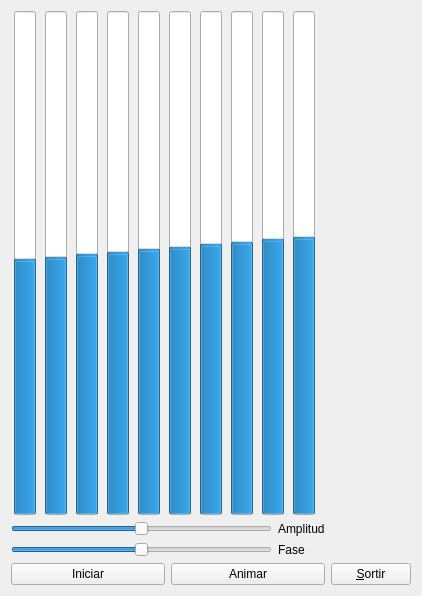
<?xml version="1.0" encoding="UTF-8"?>
<ui version="4.0">
 <class>MyForm</class>
 <widget class="QWidget" name="MyForm">
  <property name="geometry">
   <rect>
    <x>0</x>
    <y>0</y>
    <width>422</width>
    <height>596</height>
   </rect>
  </property>
  <property name="windowTitle">
   <string>Sinus</string>
  </property>
  <layout class="QHBoxLayout" name="horizontalLayout_4">
   <item>
    <layout class="QVBoxLayout" name="verticalLayout_4">
     <item>
      <layout class="QHBoxLayout" name="horizontalLayout_3">
       <item>
        <widget class="MyBar" name="progressBar">
         <property name="minimum">
          <number>-100</number>
         </property>
         <property name="value">
          <number>0</number>
         </property>
         <property name="textVisible">
          <bool>false</bool>
         </property>
         <property name="orientation">
          <enum>Qt::Vertical</enum>
         </property>
        </widget>
       </item>
       <item>
        <widget class="MyBar" name="progressBar_2">
         <property name="minimum">
          <number>-100</number>
         </property>
         <property name="value">
          <number>1</number>
         </property>
         <property name="textVisible">
          <bool>true</bool>
         </property>
         <property name="orientation">
          <enum>Qt::Vertical</enum>
         </property>
        </widget>
       </item>
       <item>
        <widget class="MyBar" name="progressBar_3">
         <property name="minimum">
          <number>-100</number>
         </property>
         <property name="value">
          <number>2</number>
         </property>
         <property name="textVisible">
          <bool>true</bool>
         </property>
         <property name="orientation">
          <enum>Qt::Vertical</enum>
         </property>
        </widget>
       </item>
       <item>
        <widget class="MyBar" name="progressBar_4">
         <property name="minimum">
          <number>-100</number>
         </property>
         <property name="value">
          <number>3</number>
         </property>
         <property name="textVisible">
          <bool>true</bool>
         </property>
         <property name="orientation">
          <enum>Qt::Vertical</enum>
         </property>
        </widget>
       </item>
       <item>
        <widget class="MyBar" name="progressBar_5">
         <property name="minimum">
          <number>-100</number>
         </property>
         <property name="value">
          <number>4</number>
         </property>
         <property name="textVisible">
          <bool>true</bool>
         </property>
         <property name="orientation">
          <enum>Qt::Vertical</enum>
         </property>
        </widget>
       </item>
       <item>
        <widget class="MyBar" name="progressBar_6">
         <property name="minimum">
          <number>-100</number>
         </property>
         <property name="value">
          <number>5</number>
         </property>
         <property name="textVisible">
          <bool>true</bool>
         </property>
         <property name="orientation">
          <enum>Qt::Vertical</enum>
         </property>
        </widget>
       </item>
       <item>
        <widget class="MyBar" name="progressBar_7">
         <property name="minimum">
          <number>-100</number>
         </property>
         <property name="value">
          <number>6</number>
         </property>
         <property name="textVisible">
          <bool>true</bool>
         </property>
         <property name="orientation">
          <enum>Qt::Vertical</enum>
         </property>
        </widget>
       </item>
       <item>
        <widget class="MyBar" name="progressBar_8">
         <property name="minimum">
          <number>-100</number>
         </property>
         <property name="value">
          <number>7</number>
         </property>
         <property name="textVisible">
          <bool>true</bool>
         </property>
         <property name="orientation">
          <enum>Qt::Vertical</enum>
         </property>
        </widget>
       </item>
       <item>
        <widget class="MyBar" name="progressBar_9">
         <property name="minimum">
          <number>-100</number>
         </property>
         <property name="value">
          <number>8</number>
         </property>
         <property name="textVisible">
          <bool>true</bool>
         </property>
         <property name="orientation">
          <enum>Qt::Vertical</enum>
         </property>
        </widget>
       </item>
       <item>
        <widget class="MyBar" name="progressBar_10">
         <property name="minimum">
          <number>-100</number>
         </property>
         <property name="value">
          <number>9</number>
         </property>
         <property name="textVisible">
          <bool>true</bool>
         </property>
         <property name="orientation">
          <enum>Qt::Vertical</enum>
         </property>
        </widget>
       </item>
      </layout>
     </item>
     <item>
      <layout class="QHBoxLayout" name="horizontalLayout">
       <item>
        <layout class="QVBoxLayout" name="verticalLayout_3">
         <item>
          <widget class="QSlider" name="horizontalSlider">
           <property name="maximum">
            <number>10</number>
           </property>
           <property name="value">
            <number>5</number>
           </property>
           <property name="orientation">
            <enum>Qt::Horizontal</enum>
           </property>
          </widget>
         </item>
         <item>
          <widget class="QSlider" name="horizontalSlider_2">
           <property name="minimum">
            <number>-5</number>
           </property>
           <property name="maximum">
            <number>5</number>
           </property>
           <property name="orientation">
            <enum>Qt::Horizontal</enum>
           </property>
          </widget>
         </item>
        </layout>
       </item>
       <item>
        <layout class="QVBoxLayout" name="verticalLayout_2">
         <item>
          <widget class="QLabel" name="label">
           <property name="text">
            <string>Amplitud</string>
           </property>
          </widget>
         </item>
         <item>
          <widget class="QLabel" name="label_2">
           <property name="text">
            <string>Fase</string>
           </property>
          </widget>
         </item>
        </layout>
       </item>
      </layout>
     </item>
     <item>
      <layout class="QHBoxLayout" name="horizontalLayout_2">
       <item>
        <widget class="QPushButton" name="pushButton_2">
         <property name="text">
          <string>Iniciar</string>
         </property>
        </widget>
       </item>
       <item>
        <widget class="QPushButton" name="pushButton_3">
         <property name="text">
          <string>Animar</string>
         </property>
        </widget>
       </item>
      </layout>
     </item>
    </layout>
   </item>
   <item>
    <layout class="QVBoxLayout" name="verticalLayout">
     <item>
      <spacer name="verticalSpacer">
       <property name="orientation">
        <enum>Qt::Vertical</enum>
       </property>
       <property name="sizeHint" stdset="0">
        <size>
         <width>20</width>
         <height>40</height>
        </size>
       </property>
      </spacer>
     </item>
     <item>
      <widget class="QPushButton" name="pushButton">
       <property name="text">
        <string>&amp;Sortir</string>
       </property>
      </widget>
     </item>
    </layout>
   </item>
  </layout>
 </widget>
 <customwidgets>
  <customwidget>
   <class>MyBar</class>
   <extends>QProgressBar</extends>
   <header location="global">MyBar.h</header>
   <slots>
    <slot>inici()</slot>
    <slot>amplitudchange(int)</slot>
    <slot>fasechange(int)</slot>
    <slot>tictac()</slot>
   </slots>
  </customwidget>
 </customwidgets>
 <resources/>
 <connections>
  <connection>
   <sender>horizontalSlider</sender>
   <signal>sliderMoved(int)</signal>
   <receiver>progressBar</receiver>
   <slot>amplitudchange(int)</slot>
   <hints>
    <hint type="sourcelabel">
     <x>127</x>
     <y>499</y>
    </hint>
    <hint type="destinationlabel">
     <x>22</x>
     <y>35</y>
    </hint>
   </hints>
  </connection>
  <connection>
   <sender>horizontalSlider_2</sender>
   <signal>sliderMoved(int)</signal>
   <receiver>progressBar</receiver>
   <slot>fasechange(int)</slot>
   <hints>
    <hint type="sourcelabel">
     <x>82</x>
     <y>525</y>
    </hint>
    <hint type="destinationlabel">
     <x>27</x>
     <y>62</y>
    </hint>
   </hints>
  </connection>
  <connection>
   <sender>pushButton_2</sender>
   <signal>clicked()</signal>
   <receiver>progressBar</receiver>
   <slot>inici()</slot>
   <hints>
    <hint type="sourcelabel">
     <x>104</x>
     <y>560</y>
    </hint>
    <hint type="destinationlabel">
     <x>18</x>
     <y>108</y>
    </hint>
   </hints>
  </connection>
  <connection>
   <sender>pushButton_3</sender>
   <signal>clicked()</signal>
   <receiver>progressBar</receiver>
   <slot>tictac()</slot>
   <hints>
    <hint type="sourcelabel">
     <x>290</x>
     <y>563</y>
    </hint>
    <hint type="destinationlabel">
     <x>33</x>
     <y>171</y>
    </hint>
   </hints>
  </connection>
  <connection>
   <sender>horizontalSlider</sender>
   <signal>sliderMoved(int)</signal>
   <receiver>progressBar_2</receiver>
   <slot>amplitudchange(int)</slot>
   <hints>
    <hint type="sourcelabel">
     <x>49</x>
     <y>504</y>
    </hint>
    <hint type="destinationlabel">
     <x>58</x>
     <y>234</y>
    </hint>
   </hints>
  </connection>
  <connection>
   <sender>horizontalSlider</sender>
   <signal>sliderMoved(int)</signal>
   <receiver>progressBar_3</receiver>
   <slot>amplitudchange(int)</slot>
   <hints>
    <hint type="sourcelabel">
     <x>94</x>
     <y>495</y>
    </hint>
    <hint type="destinationlabel">
     <x>94</x>
     <y>261</y>
    </hint>
   </hints>
  </connection>
  <connection>
   <sender>horizontalSlider</sender>
   <signal>sliderMoved(int)</signal>
   <receiver>progressBar_4</receiver>
   <slot>amplitudchange(int)</slot>
   <hints>
    <hint type="sourcelabel">
     <x>140</x>
     <y>501</y>
    </hint>
    <hint type="destinationlabel">
     <x>140</x>
     <y>426</y>
    </hint>
   </hints>
  </connection>
  <connection>
   <sender>horizontalSlider</sender>
   <signal>sliderMoved(int)</signal>
   <receiver>progressBar_5</receiver>
   <slot>amplitudchange(int)</slot>
   <hints>
    <hint type="sourcelabel">
     <x>175</x>
     <y>500</y>
    </hint>
    <hint type="destinationlabel">
     <x>171</x>
     <y>471</y>
    </hint>
   </hints>
  </connection>
  <connection>
   <sender>horizontalSlider</sender>
   <signal>sliderMoved(int)</signal>
   <receiver>progressBar_6</receiver>
   <slot>amplitudchange(int)</slot>
   <hints>
    <hint type="sourcelabel">
     <x>201</x>
     <y>500</y>
    </hint>
    <hint type="destinationlabel">
     <x>212</x>
     <y>470</y>
    </hint>
   </hints>
  </connection>
  <connection>
   <sender>horizontalSlider</sender>
   <signal>sliderMoved(int)</signal>
   <receiver>progressBar_7</receiver>
   <slot>amplitudchange(int)</slot>
   <hints>
    <hint type="sourcelabel">
     <x>239</x>
     <y>506</y>
    </hint>
    <hint type="destinationlabel">
     <x>244</x>
     <y>470</y>
    </hint>
   </hints>
  </connection>
  <connection>
   <sender>horizontalSlider</sender>
   <signal>sliderMoved(int)</signal>
   <receiver>progressBar_8</receiver>
   <slot>amplitudchange(int)</slot>
   <hints>
    <hint type="sourcelabel">
     <x>281</x>
     <y>502</y>
    </hint>
    <hint type="destinationlabel">
     <x>284</x>
     <y>478</y>
    </hint>
   </hints>
  </connection>
  <connection>
   <sender>horizontalSlider</sender>
   <signal>sliderMoved(int)</signal>
   <receiver>progressBar_9</receiver>
   <slot>amplitudchange(int)</slot>
   <hints>
    <hint type="sourcelabel">
     <x>311</x>
     <y>507</y>
    </hint>
    <hint type="destinationlabel">
     <x>324</x>
     <y>474</y>
    </hint>
   </hints>
  </connection>
  <connection>
   <sender>horizontalSlider</sender>
   <signal>sliderMoved(int)</signal>
   <receiver>progressBar_10</receiver>
   <slot>amplitudchange(int)</slot>
   <hints>
    <hint type="sourcelabel">
     <x>311</x>
     <y>494</y>
    </hint>
    <hint type="destinationlabel">
     <x>362</x>
     <y>475</y>
    </hint>
   </hints>
  </connection>
  <connection>
   <sender>horizontalSlider_2</sender>
   <signal>sliderMoved(int)</signal>
   <receiver>progressBar_2</receiver>
   <slot>fasechange(int)</slot>
   <hints>
    <hint type="sourcelabel">
     <x>22</x>
     <y>526</y>
    </hint>
    <hint type="destinationlabel">
     <x>62</x>
     <y>472</y>
    </hint>
   </hints>
  </connection>
  <connection>
   <sender>horizontalSlider_2</sender>
   <signal>sliderMoved(int)</signal>
   <receiver>progressBar_3</receiver>
   <slot>fasechange(int)</slot>
   <hints>
    <hint type="sourcelabel">
     <x>65</x>
     <y>527</y>
    </hint>
    <hint type="destinationlabel">
     <x>103</x>
     <y>435</y>
    </hint>
   </hints>
  </connection>
  <connection>
   <sender>horizontalSlider_2</sender>
   <signal>sliderMoved(int)</signal>
   <receiver>progressBar_4</receiver>
   <slot>fasechange(int)</slot>
   <hints>
    <hint type="sourcelabel">
     <x>110</x>
     <y>528</y>
    </hint>
    <hint type="destinationlabel">
     <x>142</x>
     <y>330</y>
    </hint>
   </hints>
  </connection>
  <connection>
   <sender>horizontalSlider_2</sender>
   <signal>sliderMoved(int)</signal>
   <receiver>progressBar_5</receiver>
   <slot>fasechange(int)</slot>
   <hints>
    <hint type="sourcelabel">
     <x>186</x>
     <y>528</y>
    </hint>
    <hint type="destinationlabel">
     <x>172</x>
     <y>318</y>
    </hint>
   </hints>
  </connection>
  <connection>
   <sender>horizontalSlider_2</sender>
   <signal>sliderMoved(int)</signal>
   <receiver>progressBar_6</receiver>
   <slot>fasechange(int)</slot>
   <hints>
    <hint type="sourcelabel">
     <x>191</x>
     <y>526</y>
    </hint>
    <hint type="destinationlabel">
     <x>215</x>
     <y>393</y>
    </hint>
   </hints>
  </connection>
  <connection>
   <sender>horizontalSlider_2</sender>
   <signal>sliderMoved(int)</signal>
   <receiver>progressBar_7</receiver>
   <slot>fasechange(int)</slot>
   <hints>
    <hint type="sourcelabel">
     <x>231</x>
     <y>533</y>
    </hint>
    <hint type="destinationlabel">
     <x>252</x>
     <y>465</y>
    </hint>
   </hints>
  </connection>
  <connection>
   <sender>horizontalSlider_2</sender>
   <signal>sliderMoved(int)</signal>
   <receiver>progressBar_8</receiver>
   <slot>fasechange(int)</slot>
   <hints>
    <hint type="sourcelabel">
     <x>261</x>
     <y>528</y>
    </hint>
    <hint type="destinationlabel">
     <x>291</x>
     <y>461</y>
    </hint>
   </hints>
  </connection>
  <connection>
   <sender>horizontalSlider_2</sender>
   <signal>sliderMoved(int)</signal>
   <receiver>progressBar_9</receiver>
   <slot>fasechange(int)</slot>
   <hints>
    <hint type="sourcelabel">
     <x>303</x>
     <y>526</y>
    </hint>
    <hint type="destinationlabel">
     <x>321</x>
     <y>454</y>
    </hint>
   </hints>
  </connection>
  <connection>
   <sender>horizontalSlider_2</sender>
   <signal>sliderMoved(int)</signal>
   <receiver>progressBar_10</receiver>
   <slot>fasechange(int)</slot>
   <hints>
    <hint type="sourcelabel">
     <x>314</x>
     <y>536</y>
    </hint>
    <hint type="destinationlabel">
     <x>362</x>
     <y>461</y>
    </hint>
   </hints>
  </connection>
  <connection>
   <sender>pushButton_2</sender>
   <signal>clicked()</signal>
   <receiver>progressBar_2</receiver>
   <slot>inici()</slot>
   <hints>
    <hint type="sourcelabel">
     <x>61</x>
     <y>565</y>
    </hint>
    <hint type="destinationlabel">
     <x>64</x>
     <y>448</y>
    </hint>
   </hints>
  </connection>
  <connection>
   <sender>pushButton_2</sender>
   <signal>clicked()</signal>
   <receiver>progressBar_3</receiver>
   <slot>inici()</slot>
   <hints>
    <hint type="sourcelabel">
     <x>87</x>
     <y>564</y>
    </hint>
    <hint type="destinationlabel">
     <x>94</x>
     <y>451</y>
    </hint>
   </hints>
  </connection>
  <connection>
   <sender>pushButton_2</sender>
   <signal>clicked()</signal>
   <receiver>progressBar_4</receiver>
   <slot>inici()</slot>
   <hints>
    <hint type="sourcelabel">
     <x>136</x>
     <y>570</y>
    </hint>
    <hint type="destinationlabel">
     <x>136</x>
     <y>452</y>
    </hint>
   </hints>
  </connection>
  <connection>
   <sender>pushButton_2</sender>
   <signal>clicked()</signal>
   <receiver>progressBar_5</receiver>
   <slot>inici()</slot>
   <hints>
    <hint type="sourcelabel">
     <x>192</x>
     <y>548</y>
    </hint>
    <hint type="destinationlabel">
     <x>185</x>
     <y>453</y>
    </hint>
   </hints>
  </connection>
  <connection>
   <sender>pushButton_2</sender>
   <signal>clicked()</signal>
   <receiver>progressBar_6</receiver>
   <slot>inici()</slot>
   <hints>
    <hint type="sourcelabel">
     <x>152</x>
     <y>562</y>
    </hint>
    <hint type="destinationlabel">
     <x>208</x>
     <y>453</y>
    </hint>
   </hints>
  </connection>
  <connection>
   <sender>pushButton_2</sender>
   <signal>clicked()</signal>
   <receiver>progressBar_7</receiver>
   <slot>inici()</slot>
   <hints>
    <hint type="sourcelabel">
     <x>156</x>
     <y>574</y>
    </hint>
    <hint type="destinationlabel">
     <x>243</x>
     <y>466</y>
    </hint>
   </hints>
  </connection>
  <connection>
   <sender>pushButton_2</sender>
   <signal>clicked()</signal>
   <receiver>progressBar_8</receiver>
   <slot>inici()</slot>
   <hints>
    <hint type="sourcelabel">
     <x>37</x>
     <y>564</y>
    </hint>
    <hint type="destinationlabel">
     <x>292</x>
     <y>404</y>
    </hint>
   </hints>
  </connection>
  <connection>
   <sender>pushButton_2</sender>
   <signal>clicked()</signal>
   <receiver>progressBar_9</receiver>
   <slot>inici()</slot>
   <hints>
    <hint type="sourcelabel">
     <x>34</x>
     <y>554</y>
    </hint>
    <hint type="destinationlabel">
     <x>325</x>
     <y>434</y>
    </hint>
   </hints>
  </connection>
  <connection>
   <sender>pushButton_2</sender>
   <signal>clicked()</signal>
   <receiver>progressBar_10</receiver>
   <slot>inici()</slot>
   <hints>
    <hint type="sourcelabel">
     <x>36</x>
     <y>564</y>
    </hint>
    <hint type="destinationlabel">
     <x>363</x>
     <y>438</y>
    </hint>
   </hints>
  </connection>
  <connection>
   <sender>pushButton_3</sender>
   <signal>clicked()</signal>
   <receiver>progressBar_2</receiver>
   <slot>tictac()</slot>
   <hints>
    <hint type="sourcelabel">
     <x>372</x>
     <y>568</y>
    </hint>
    <hint type="destinationlabel">
     <x>58</x>
     <y>25</y>
    </hint>
   </hints>
  </connection>
  <connection>
   <sender>pushButton_3</sender>
   <signal>clicked()</signal>
   <receiver>progressBar_3</receiver>
   <slot>tictac()</slot>
   <hints>
    <hint type="sourcelabel">
     <x>311</x>
     <y>570</y>
    </hint>
    <hint type="destinationlabel">
     <x>99</x>
     <y>46</y>
    </hint>
   </hints>
  </connection>
  <connection>
   <sender>pushButton_3</sender>
   <signal>clicked()</signal>
   <receiver>progressBar_4</receiver>
   <slot>tictac()</slot>
   <hints>
    <hint type="sourcelabel">
     <x>327</x>
     <y>570</y>
    </hint>
    <hint type="destinationlabel">
     <x>132</x>
     <y>57</y>
    </hint>
   </hints>
  </connection>
  <connection>
   <sender>pushButton_3</sender>
   <signal>clicked()</signal>
   <receiver>progressBar_5</receiver>
   <slot>tictac()</slot>
   <hints>
    <hint type="sourcelabel">
     <x>356</x>
     <y>573</y>
    </hint>
    <hint type="destinationlabel">
     <x>168</x>
     <y>82</y>
    </hint>
   </hints>
  </connection>
  <connection>
   <sender>pushButton_3</sender>
   <signal>clicked()</signal>
   <receiver>progressBar_6</receiver>
   <slot>tictac()</slot>
   <hints>
    <hint type="sourcelabel">
     <x>378</x>
     <y>560</y>
    </hint>
    <hint type="destinationlabel">
     <x>210</x>
     <y>104</y>
    </hint>
   </hints>
  </connection>
  <connection>
   <sender>pushButton_3</sender>
   <signal>clicked()</signal>
   <receiver>progressBar_7</receiver>
   <slot>tictac()</slot>
   <hints>
    <hint type="sourcelabel">
     <x>332</x>
     <y>569</y>
    </hint>
    <hint type="destinationlabel">
     <x>246</x>
     <y>138</y>
    </hint>
   </hints>
  </connection>
  <connection>
   <sender>pushButton_3</sender>
   <signal>clicked()</signal>
   <receiver>progressBar_8</receiver>
   <slot>tictac()</slot>
   <hints>
    <hint type="sourcelabel">
     <x>315</x>
     <y>569</y>
    </hint>
    <hint type="destinationlabel">
     <x>283</x>
     <y>160</y>
    </hint>
   </hints>
  </connection>
  <connection>
   <sender>pushButton_3</sender>
   <signal>clicked()</signal>
   <receiver>progressBar_9</receiver>
   <slot>tictac()</slot>
   <hints>
    <hint type="sourcelabel">
     <x>336</x>
     <y>563</y>
    </hint>
    <hint type="destinationlabel">
     <x>323</x>
     <y>189</y>
    </hint>
   </hints>
  </connection>
  <connection>
   <sender>pushButton_3</sender>
   <signal>clicked()</signal>
   <receiver>progressBar_10</receiver>
   <slot>tictac()</slot>
   <hints>
    <hint type="sourcelabel">
     <x>333</x>
     <y>569</y>
    </hint>
    <hint type="destinationlabel">
     <x>360</x>
     <y>213</y>
    </hint>
   </hints>
  </connection>
  <connection>
   <sender>pushButton</sender>
   <signal>clicked()</signal>
   <receiver>MyForm</receiver>
   <slot>close()</slot>
   <hints>
    <hint type="sourcelabel">
     <x>440</x>
     <y>568</y>
    </hint>
    <hint type="destinationlabel">
     <x>478</x>
     <y>111</y>
    </hint>
   </hints>
  </connection>
 </connections>
</ui>
